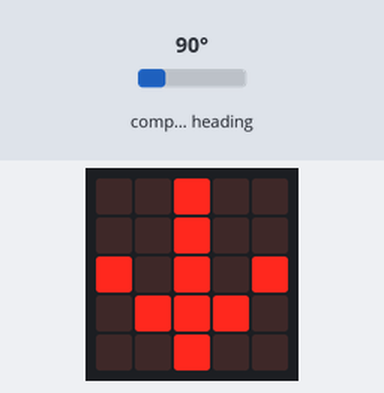
Simulated run of this program. Board: BBC micro:bit (MakeCode). On the bench: the board's 5×5 LED display. The test bench sets the inputs (shaded band); at power-on: compass heading 90°. The compass is already calibrated.

Above: at 1.2 s.
1.3 s: compass heading set to 82°
3.0 s: compass heading set to 73°
At 4.2 s:
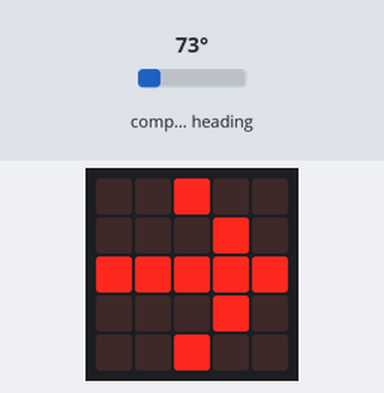
4.6 s: compass heading set to 269°
At 5.4 s:
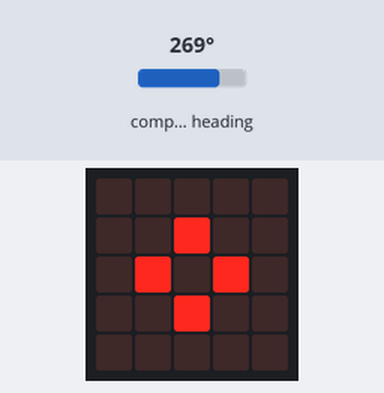
6.4 s: compass heading set to 263°
8.0 s: compass heading set to 254°
At 9.2 s:
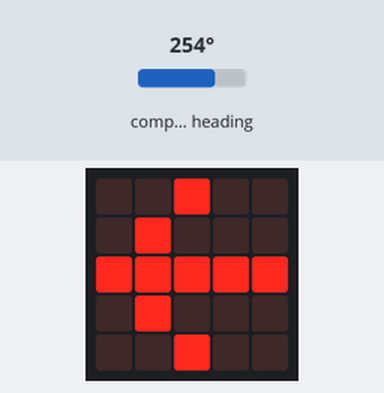
9.5 s: compass heading set to 7°
At 10.5 s:
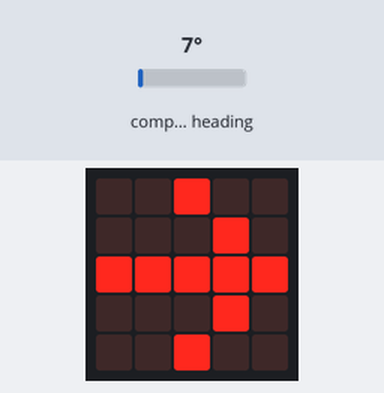
Timing chart, 0 to 12.4 s (numbered marks = the images above; inputs shaded):
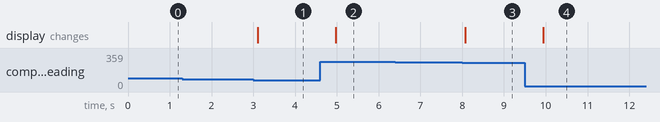

Measured:
- the behaviour switches between 80 and 79° on compass heading (found by bisection; images 0 and 1)
- the behaviour switches between 260 and 259° on compass heading (found by bisection; images 2 and 3)
- after the input at 1.3 s, every drawn part: stays the same
- after the input at 3.0 s, the display: changes after 0.11 s (image 1)
- after the input at 4.6 s, the display: changes after 0.37 s (image 2)
- after the input at 6.4 s, every drawn part: stays the same
- after the input at 8.0 s, the display: changes after 0.08 s (image 3)
- after the input at 9.5 s, the display: changes after 0.44 s (image 4)

The program:

main.ts
```typescript
basic.forever(function () {
    if (input.compassHeading() == 0) {
        basic.showArrow(ArrowNames.North)
    } else if (input.compassHeading() < 160 && input.compassHeading() < 80) {
        basic.showArrow(ArrowNames.East)
    } else if (input.compassHeading() == 180) {
        basic.showArrow(ArrowNames.South)
    } else if (input.compassHeading() < 190 && input.compassHeading() < 170) {
        basic.showArrow(ArrowNames.South)
    } else if (input.compassHeading() < 280 && input.compassHeading() < 260) {
        basic.showArrow(ArrowNames.West)
    } else {
        basic.showIcon(IconNames.SmallDiamond)
    }
})
```

test.ts
```typescript
// aquí va el archivo "tests"; esto no se compilará cuando este paquete se utilice como una extensión.
```
